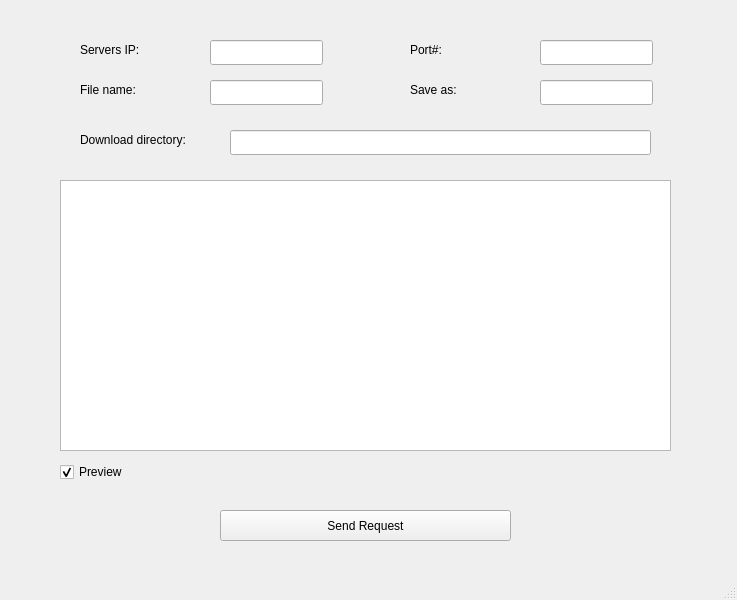
<?xml version="1.0" encoding="UTF-8"?>
<ui version="4.0">
 <class>MainWindow</class>
 <widget class="QMainWindow" name="MainWindow">
  <property name="geometry">
   <rect>
    <x>0</x>
    <y>0</y>
    <width>737</width>
    <height>600</height>
   </rect>
  </property>
  <property name="windowTitle">
   <string>ClientHTTP</string>
  </property>
  <widget class="QWidget" name="centralwidget">
   <widget class="QLineEdit" name="line_Edit_IP">
    <property name="geometry">
     <rect>
      <x>210</x>
      <y>40</y>
      <width>113</width>
      <height>25</height>
     </rect>
    </property>
   </widget>
   <widget class="QLineEdit" name="line_Edit_Port">
    <property name="geometry">
     <rect>
      <x>540</x>
      <y>40</y>
      <width>113</width>
      <height>25</height>
     </rect>
    </property>
   </widget>
   <widget class="QLineEdit" name="line_Edit_File">
    <property name="geometry">
     <rect>
      <x>210</x>
      <y>80</y>
      <width>113</width>
      <height>25</height>
     </rect>
    </property>
   </widget>
   <widget class="QLabel" name="label">
    <property name="geometry">
     <rect>
      <x>80</x>
      <y>40</y>
      <width>91</width>
      <height>20</height>
     </rect>
    </property>
    <property name="text">
     <string>Servers IP:</string>
    </property>
   </widget>
   <widget class="QLabel" name="label_2">
    <property name="geometry">
     <rect>
      <x>80</x>
      <y>80</y>
      <width>81</width>
      <height>20</height>
     </rect>
    </property>
    <property name="text">
     <string>File name:</string>
    </property>
   </widget>
   <widget class="QLabel" name="label_3">
    <property name="geometry">
     <rect>
      <x>410</x>
      <y>40</y>
      <width>69</width>
      <height>20</height>
     </rect>
    </property>
    <property name="text">
     <string>Port#:</string>
    </property>
   </widget>
   <widget class="QPushButton" name="pushButton">
    <property name="geometry">
     <rect>
      <x>220</x>
      <y>510</y>
      <width>291</width>
      <height>31</height>
     </rect>
    </property>
    <property name="text">
     <string>Send Request</string>
    </property>
   </widget>
   <widget class="QTextBrowser" name="textBrowser">
    <property name="geometry">
     <rect>
      <x>60</x>
      <y>180</y>
      <width>611</width>
      <height>271</height>
     </rect>
    </property>
   </widget>
   <widget class="QLabel" name="status">
    <property name="geometry">
     <rect>
      <x>260</x>
      <y>460</y>
      <width>241</width>
      <height>51</height>
     </rect>
    </property>
    <property name="text">
     <string/>
    </property>
   </widget>
   <widget class="QCheckBox" name="checkBox">
    <property name="geometry">
     <rect>
      <x>60</x>
      <y>460</y>
      <width>102</width>
      <height>24</height>
     </rect>
    </property>
    <property name="text">
     <string>Preview</string>
    </property>
    <property name="checked">
     <bool>true</bool>
    </property>
   </widget>
   <widget class="QLineEdit" name="line_Edit_SaveAs">
    <property name="geometry">
     <rect>
      <x>540</x>
      <y>80</y>
      <width>113</width>
      <height>25</height>
     </rect>
    </property>
   </widget>
   <widget class="QLabel" name="label_4">
    <property name="geometry">
     <rect>
      <x>410</x>
      <y>80</y>
      <width>69</width>
      <height>20</height>
     </rect>
    </property>
    <property name="text">
     <string>Save as:</string>
    </property>
   </widget>
   <widget class="QLineEdit" name="line_Edit_Dir">
    <property name="geometry">
     <rect>
      <x>230</x>
      <y>130</y>
      <width>421</width>
      <height>25</height>
     </rect>
    </property>
   </widget>
   <widget class="QLabel" name="label_5">
    <property name="geometry">
     <rect>
      <x>80</x>
      <y>130</y>
      <width>141</width>
      <height>20</height>
     </rect>
    </property>
    <property name="text">
     <string>Download directory:</string>
    </property>
   </widget>
  </widget>
  <widget class="QMenuBar" name="menubar">
   <property name="geometry">
    <rect>
     <x>0</x>
     <y>0</y>
     <width>737</width>
     <height>30</height>
    </rect>
   </property>
  </widget>
  <widget class="QStatusBar" name="statusbar"/>
 </widget>
 <resources/>
 <connections/>
</ui>
